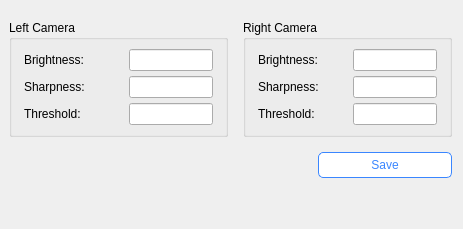
                             <widget class="QWidget" name="tab_7">
                              <attribute name="title">
                               <string>Parameters</string>
                              </attribute>
                              <layout class="QVBoxLayout" name="verticalLayout_63">
                               <property name="spacing">
                                <number>15</number>
                               </property>
                               <property name="leftMargin">
                                <number>9</number>
                               </property>
                               <property name="topMargin">
                                <number>20</number>
                               </property>
                               <item>
                                <layout class="QHBoxLayout" name="horizontalLayout_17">
                                 <property name="rightMargin">
                                  <number>0</number>
                                 </property>
                                 <property name="bottomMargin">
                                  <number>0</number>
                                 </property>
                                 <item>
                                  <widget class="QGroupBox" name="groupBox_8">
                                   <property name="title">
                                    <string>Left Camera</string>
                                   </property>
                                   <layout class="QVBoxLayout" name="verticalLayout_49">
                                    <property name="spacing">
                                     <number>15</number>
                                    </property>
                                    <property name="leftMargin">
                                     <number>12</number>
                                    </property>
                                    <property name="topMargin">
                                     <number>9</number>
                                    </property>
                                    <property name="rightMargin">
                                     <number>12</number>
                                    </property>
                                    <property name="bottomMargin">
                                     <number>9</number>
                                    </property>
                                    <item>
                                     <layout class="QVBoxLayout" name="verticalLayout_45">
                                      <property name="spacing">
                                       <number>5</number>
                                      </property>
                                      <property name="bottomMargin">
                                       <number>0</number>
                                      </property>
                                      <item>
                                       <layout class="QHBoxLayout" name="horizontalLayout_41" stretch="1,1">
                                        <property name="spacing">
                                         <number>20</number>
                                        </property>
                                        <item>
                                         <widget class="QLabel" name="label_25">
                                          <property name="text">
                                           <string>Brightness:</string>
                                          </property>
                                         </widget>
                                        </item>
                                        <item>
                                         <widget class="QLineEdit" name="le_mes_ipAddress_2">
                                          <property name="text">
                                           <string/>
                                          </property>
                                         </widget>
                                        </item>
                                       </layout>
                                      </item>
                                      <item>
                                       <layout class="QHBoxLayout" name="horizontalLayout_73" stretch="1,1">
                                        <property name="spacing">
                                         <number>20</number>
                                        </property>
                                        <item>
                                         <widget class="QLabel" name="label_76">
                                          <property name="text">
                                           <string>Sharpness:</string>
                                          </property>
                                         </widget>
                                        </item>
                                        <item>
                                         <widget class="QLineEdit" name="le_mes_portNumber_2">
                                          <property name="text">
                                           <string/>
                                          </property>
                                         </widget>
                                        </item>
                                       </layout>
                                      </item>
                                      <item>
                                       <layout class="QHBoxLayout" name="horizontalLayout_76" stretch="1,1">
                                        <property name="spacing">
                                         <number>20</number>
                                        </property>
                                        <item>
                                         <widget class="QLabel" name="label_79">
                                          <property name="text">
                                           <string>Threshold:</string>
                                          </property>
                                         </widget>
                                        </item>
                                        <item>
                                         <widget class="QLineEdit" name="le_mes_portNumber_5">
                                          <property name="text">
                                           <string/>
                                          </property>
                                         </widget>
                                        </item>
                                       </layout>
                                      </item>
                                     </layout>
                                    </item>
                                   </layout>
                                  </widget>
                                 </item>
                                 <item>
                                  <widget class="QGroupBox" name="groupBox_6">
                                   <property name="title">
                                    <string>Right Camera</string>
                                   </property>
                                   <layout class="QVBoxLayout" name="verticalLayout_44">
                                    <property name="spacing">
                                     <number>15</number>
                                    </property>
                                    <property name="leftMargin">
                                     <number>12</number>
                                    </property>
                                    <property name="topMargin">
                                     <number>9</number>
                                    </property>
                                    <property name="rightMargin">
                                     <number>12</number>
                                    </property>
                                    <property name="bottomMargin">
                                     <number>9</number>
                                    </property>
                                    <item>
                                     <layout class="QVBoxLayout" name="verticalLayout_46">
                                      <property name="spacing">
                                       <number>5</number>
                                      </property>
                                      <property name="bottomMargin">
                                       <number>0</number>
                                      </property>
                                      <item>
                                       <layout class="QHBoxLayout" name="horizontalLayout_43" stretch="1,1">
                                        <property name="spacing">
                                         <number>10</number>
                                        </property>
                                        <item>
                                         <widget class="QLabel" name="label_28">
                                          <property name="text">
                                           <string>Brightness:</string>
                                          </property>
                                         </widget>
                                        </item>
                                        <item>
                                         <widget class="QLineEdit" name="le_mes_ipAddress_4">
                                          <property name="text">
                                           <string/>
                                          </property>
                                         </widget>
                                        </item>
                                       </layout>
                                      </item>
                                      <item>
                                       <layout class="QHBoxLayout" name="horizontalLayout_74" stretch="1,1">
                                        <property name="spacing">
                                         <number>10</number>
                                        </property>
                                        <item>
                                         <widget class="QLabel" name="label_77">
                                          <property name="text">
                                           <string>Sharpness:</string>
                                          </property>
                                         </widget>
                                        </item>
                                        <item>
                                         <widget class="QLineEdit" name="le_mes_portNumber_3">
                                          <property name="text">
                                           <string/>
                                          </property>
                                         </widget>
                                        </item>
                                       </layout>
                                      </item>
                                      <item>
                                       <layout class="QHBoxLayout" name="horizontalLayout_77" stretch="1,1">
                                        <property name="spacing">
                                         <number>10</number>
                                        </property>
                                        <item>
                                         <widget class="QLabel" name="label_80">
                                          <property name="text">
                                           <string>Threshold:</string>
                                          </property>
                                         </widget>
                                        </item>
                                        <item>
                                         <widget class="QLineEdit" name="le_mes_portNumber_6">
                                          <property name="text">
                                           <string/>
                                          </property>
                                         </widget>
                                        </item>
                                       </layout>
                                      </item>
                                     </layout>
                                    </item>
                                   </layout>
                                  </widget>
                                 </item>
                                </layout>
                               </item>
                               <item>
                                <layout class="QHBoxLayout" name="horizontalLayout_33" stretch="1,1,1">
                                 <property name="spacing">
                                  <number>20</number>
                                 </property>
                                 <property name="topMargin">
                                  <number>0</number>
                                 </property>
                                 <item>
                                  <widget class="QLabel" name="label_32">
                                   <property name="text">
                                    <string/>
                                   </property>
                                  </widget>
                                 </item>
                                 <item>
                                  <widget class="QLabel" name="label_35">
                                   <property name="text">
                                    <string/>
                                   </property>
                                  </widget>
                                 </item>
                                 <item>
                                  <widget class="QPushButton" name="pb_mes_messageLog_clear_4">
                                   <property name="minimumSize">
                                    <size>
                                     <width>0</width>
                                     <height>26</height>
                                    </size>
                                   </property>
                                   <property name="maximumSize">
                                    <size>
                                     <width>16777215</width>
                                     <height>26</height>
                                    </size>
                                   </property>
                                   <property name="styleSheet">
                                    <string notr="true">QPushButton{
	color: rgb(58, 134, 255);
	background-color: white;
	border: 1px solid rgb(58, 134, 255);
	border-radius: 5px;
}
/*(QPushButton:hover{
	color: white;
	background-color: rgb(58, 134, 255);
	border-radius: 5px;
}*/
QPushButton:pressed {
	padding-top: 3px;
    padding-left: 3px;
 }
QPushButton:disabled {
	color: #7f7f7f;
	border: 1px solid rgb(127, 127, 127);
 }</string>
                                   </property>
                                   <property name="text">
                                    <string>Save</string>
                                   </property>
                                   <property name="icon">
                                    <iconset resource="resources.qrc">
                                     <normaloff>:/icon/res/icon/save_log.png</normaloff>:/icon/res/icon/save_log.png</iconset>
                                   </property>
                                  </widget>
                                 </item>
                                </layout>
                               </item>
                               <item>
                                <spacer name="verticalSpacer_4">
                                 <property name="orientation">
                                  <enum>Qt::Orientation::Vertical</enum>
                                 </property>
                                 <property name="sizeHint" stdset="0">
                                  <size>
                                   <width>20</width>
                                   <height>40</height>
                                  </size>
                                 </property>
                                </spacer>
                               </item>
                              </layout>
                             </widget>
